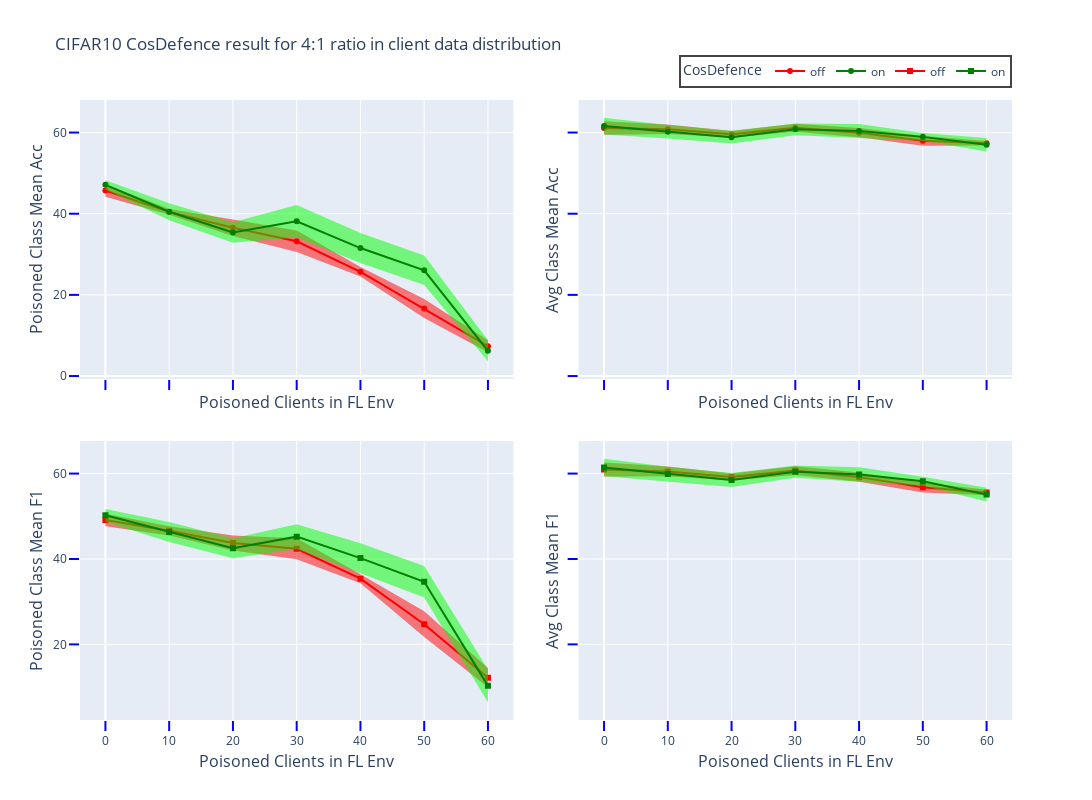

Notebook code cell kept with this figure:
### Code cell
summary_file = 'cifar10_r4_results.json'
res_fig_name = summary_file[:-5]
result_data = get_data(json_folder + summary_file)
fig = gen_acc_f1_plot_std("CIFAR10 CosDefence result for 4:1 ratio in client data distribution", result_data, res_fig_name, save_html=False)
fig.show()

### Figure 1 — Plotly figure (JSON) as saved in the notebook; plotly's stock layout.template omitted (floating-point values rounded to 4 significant figures)
{"data": [{"fill": "toself", "fillcolor": "rgba(255, 0, 0, 0.5)", "line": {"color": "rgba(255,255,255,0)"}, "showlegend": false, "type": "scatter", "x": [0, 10, 20, 30, 40, 50, 60, 60, 50, 40, 30, 20, 10, 0], "xaxis": "x", "y": [47.24, 41.15, 38.6, 35.83, 26.85, 18.98, 8.816, 5.884, 14.28, 24.53, 30.57, 34.49, 39.75, 44.19], "yaxis": "y"}, {"line": {"color": "red"}, "mode": "lines+markers", "name": "off", "type": "scatter", "x": [0, 10, 20, 30, 40, 50, 60], "xaxis": "x", "y": [45.72, 40.45, 36.55, 33.2, 25.69, 16.63, 7.35], "yaxis": "y"}, {"fill": "toself", "fillcolor": "rgba(0, 255, 0, 0.5)", "line": {"color": "rgba(255,255,255,0)"}, "showlegend": false, "type": "scatter", "x": [0, 10, 20, 30, 40, 50, 60, 60, 50, 40, 30, 20, 10, 0], "xaxis": "x", "y": [48.23, 42.58, 37.92, 42.13, 35.23, 29.68, 8.809, 3.634, 22.42, 27.85, 34.13, 32.85, 38.37, 46.0], "yaxis": "y"}, {"line": {"color": "green"}, "mode": "lines+markers", "name": "on", "type": "scatter", "x": [0, 10, 20, 30, 40, 50, 60], "xaxis": "x", "y": [47.11, 40.48, 35.38, 38.13, 31.54, 26.05, 6.222], "yaxis": "y"}, {"fill": "toself", "fillcolor": "rgba(255, 0, 0, 0.5)", "line": {"color": "rgba(255,255,255,0)"}, "showlegend": false, "type": "scatter", "x": [0, 10, 20, 30, 40, 50, 60, 60, 50, 40, 30, 20, 10, 0], "xaxis": "x2", "y": [62.8, 61.97, 60.4, 62.19, 61.1, 59.14, 57.94, 56.79, 56.77, 58.83, 60.2, 58.78, 59.64, 59.48], "yaxis": "y2"}, {"line": {"color": "red"}, "mode": "lines+markers", "showlegend": false, "type": "scatter", "x": [0, 10, 20, 30, 40, 50, 60], "xaxis": "x2", "y": [61.14, 60.81, 59.59, 61.2, 59.97, 57.95, 57.37], "yaxis": "y2"}, {"fill": "toself", "fillcolor": "rgba(0, 255, 0, 0.5)", "line": {"color": "rgba(255,255,255,0)"}, "showlegend": false, "type": "scatter", "x": [0, 10, 20, 30, 40, 50, 60, 60, 50, 40, 30, 20, 10, 0], "xaxis": "x2", "y": [63.66, 61.86, 60.46, 62.21, 62.09, 59.91, 58.64, 55.3, 57.97, 58.67, 59.36, 57.28, 58.52, 59.53], "yaxis": "y2"}, {"line": {"color": "green"}, "mode": "lines+markers", "showlegend": false, "type": "scatter", "x": [0, 10, 20, 30, 40, 50, 60], "xaxis": "x2", "y": [61.6, 60.19, 58.87, 60.79, 60.38, 58.94, 56.97], "yaxis": "y2"}, {"fill": "toself", "fillcolor": "rgba(255, 0, 0, 0.5)", "line": {"color": "rgba(255,255,255,0)"}, "showlegend": false, "type": "scatter", "x": [0, 10, 20, 30, 40, 50, 60, 60, 50, 40, 30, 20, 10, 0], "xaxis": "x3", "y": [50.6, 47.68, 45.49, 44.86, 36.44, 27.74, 14.46, 9.946, 21.71, 34.33, 39.93, 41.96, 45.49, 47.65], "yaxis": "y3"}, {"line": {"color": "red"}, "marker": {"symbol": "square"}, "mode": "lines+markers", "name": "off", "type": "scatter", "x": [0, 10, 20, 30, 40, 50, 60], "xaxis": "x3", "y": [49.12, 46.59, 43.72, 42.4, 35.39, 24.72, 12.2], "yaxis": "y3"}, {"fill": "toself", "fillcolor": "rgba(0, 255, 0, 0.5)", "line": {"color": "rgba(255,255,255,0)"}, "showlegend": false, "type": "scatter", "x": [0, 10, 20, 30, 40, 50, 60, 60, 50, 40, 30, 20, 10, 0], "xaxis": "x3", "y": [51.72, 48.63, 44.86, 48.14, 43.7, 38.36, 14.13, 6.436, 30.97, 36.73, 42.32, 40.14, 43.96, 48.72], "yaxis": "y3"}, {"line": {"color": "green"}, "marker": {"symbol": "square"}, "mode": "lines+markers", "name": "on", "type": "scatter", "x": [0, 10, 20, 30, 40, 50, 60], "xaxis": "x3", "y": [50.22, 46.3, 42.5, 45.23, 40.21, 34.66, 10.28], "yaxis": "y3"}, {"fill": "toself", "fillcolor": "rgba(255, 0, 0, 0.5)", "line": {"color": "rgba(255,255,255,0)"}, "showlegend": false, "type": "scatter", "x": [0, 10, 20, 30, 40, 50, 60, 60, 50, 40, 30, 20, 10, 0], "xaxis": "x4", "y": [62.58, 61.66, 60.04, 61.71, 60.26, 57.98, 56.23, 54.92, 55.57, 58.08, 59.69, 58.36, 59.36, 59.29], "yaxis": "y4"}, {"line": {"color": "red"}, "marker": {"symbol": "square"}, "mode": "lines+markers", "showlegend": false, "type": "scatter", "x": [0, 10, 20, 30, 40, 50, 60], "xaxis": "x4", "y": [60.94, 60.51, 59.2, 60.7, 59.17, 56.77, 55.57], "yaxis": "y4"}, {"fill": "toself", "fillcolor": "rgba(0, 255, 0, 0.5)", "line": {"color": "rgba(255,255,255,0)"}, "showlegend": false, "type": "scatter", "x": [0, 10, 20, 30, 40, 50, 60, 60, 50, 40, 30, 20, 10, 0], "xaxis": "x4", "y": [63.48, 61.61, 60.13, 61.89, 61.5, 59.28, 56.68, 53.47, 57.12, 58.1, 59.0, 56.85, 58.17, 59.38], "yaxis": "y4"}, {"line": {"color": "green"}, "marker": {"symbol": "square"}, "mode": "lines+markers", "showlegend": false, "type": "scatter", "x": [0, 10, 20, 30, 40, 50, 60], "xaxis": "x4", "y": [61.43, 59.89, 58.49, 60.44, 59.8, 58.2, 55.07], "yaxis": "y4"}], "layout": {"height": 800, "legend": {"borderwidth": 2, "font": {"size": 12}, "orientation": "h", "title": {"text": "CosDefence"}, "x": 1, "xanchor": "right", "y": 1.02, "yanchor": "bottom"}, "title": {"text": "CIFAR10 CosDefence result for 4:1 ratio in client data distribution"}, "width": 1200, "xaxis": {"anchor": "y", "domain": [0, 0.465], "dtick": 10, "matches": "x3", "showticklabels": false, "tick0": 0, "tickcolor": "blue", "ticklen": 10, "ticks": "outside", "tickwidth": 2, "title": {"font": {"size": 16}, "standoff": 7, "text": "Poisoned Clients in FL Env"}}, "xaxis2": {"anchor": "y2", "domain": [0.535, 1.0], "dtick": 10, "matches": "x4", "showticklabels": false, "tick0": 0, "tickcolor": "blue", "ticklen": 10, "ticks": "outside", "tickwidth": 2, "title": {"font": {"size": 16}, "standoff": 7, "text": "Poisoned Clients in FL Env"}}, "xaxis3": {"anchor": "y3", "domain": [0, 0.465], "dtick": 10, "tick0": 0, "tickcolor": "blue", "ticklen": 10, "ticks": "outside", "tickwidth": 2, "title": {"font": {"size": 16}, "standoff": 7, "text": "Poisoned Clients in FL Env"}}, "xaxis4": {"anchor": "y4", "domain": [0.535, 1.0], "dtick": 10, "tick0": 0, "tickcolor": "blue", "ticklen": 10, "ticks": "outside", "tickwidth": 2, "title": {"font": {"size": 16}, "standoff": 7, "text": "Poisoned Clients in FL Env"}}, "yaxis": {"anchor": "x", "domain": [0.55, 1], "dtick": 20, "tick0": 0, "tickcolor": "blue", "ticklen": 10, "ticks": "outside", "tickwidth": 2, "title": {"font": {"size": 16}, "standoff": 5, "text": "Poisoned Class Mean Acc"}}, "yaxis2": {"anchor": "x2", "domain": [0.55, 1], "dtick": 20, "matches": "y", "showticklabels": false, "tick0": 0, "tickcolor": "blue", "ticklen": 10, "ticks": "outside", "tickwidth": 2, "title": {"font": {"size": 16}, "standoff": 5, "text": "Avg Class Mean Acc"}}, "yaxis3": {"anchor": "x3", "domain": [0, 0.45], "dtick": 20, "tick0": 0, "tickcolor": "blue", "ticklen": 10, "ticks": "outside", "tickwidth": 2, "title": {"font": {"size": 16}, "standoff": 5, "text": "Poisoned Class Mean F1"}}, "yaxis4": {"anchor": "x4", "domain": [0, 0.45], "dtick": 20, "matches": "y3", "showticklabels": false, "tick0": 0, "tickcolor": "blue", "ticklen": 10, "ticks": "outside", "tickwidth": 2, "title": {"font": {"size": 16}, "standoff": 5, "text": "Avg Class Mean F1"}}}}
